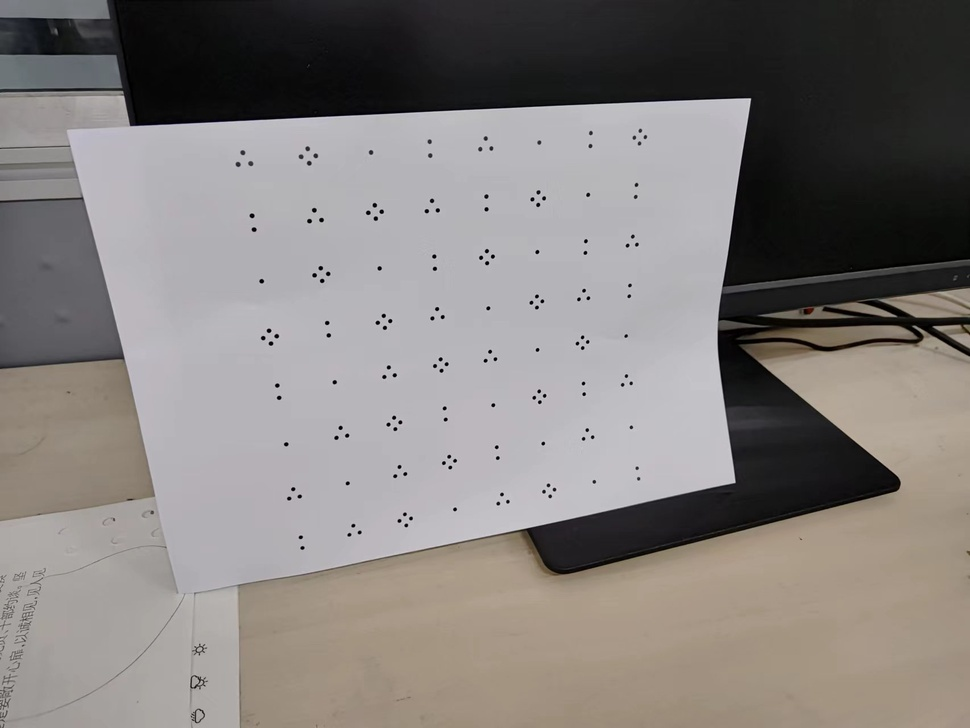
//> input picture realimage/real2.jpg, 970 x 728 px, shrunk from 1706 x 1280 before the run
$ ./pointid   (built with g++ and OpenCV 4)
//> lines starting //> are read from the running program, lines starting //| are printed output that depends on the picture; after the words box and inside, x2 and y2 are one past the last pixel; in counts of white or black regions, pixels touching at a corner belong together
#include <opencv2/opencv.hpp>
#include <opencv2/imgproc.hpp>
#include <iostream>
#include <cmath>
#include <unordered_set>
#include <string>
#include <queue>

#include "negMatrix.hpp"

using namespace std;
using namespace cv;

#define RIGHT 0
#define UP 1
#define LEFT 2
#define DOWN 3

typedef int EdgeID;
typedef Vec4f Edge;
typedef pair<int,float> SN;

Mat redraw;
Subdiv2D sub_div;

//表示对应的位置
enum E_locate{
    e_AB,
    e_AD,
    e_CB,
    e_CD,
    e_AC,
    e_DB
} LOCATE[6];

//记录当前相机的一些处理参数
struct src_param{
    string url;
    float row;
    float col;
    float resolution;
    float Amax;
    float Amin;
    float div;
    int n_kp;
    float d_cl;
    int n_cl;
    float LSE;
    float thet_par;
    float thet_ver;
    int max_edge_id;
    int cluster_side;
} SP,SP_0;


//自定义SN排序算法规则
bool comp(const SN sn_1,const SN sn_2);

//获取两点之间距离的函数
float getDis_p2p(Point A,Point B);

//输出线段的值
void paint_line(Edge l);

//计算模向量乘法
float mod_multi(Edge n1,Edge n2);

//根据方位获取附近的边ID
EdgeID getNextEdgeID(EdgeID e,E_locate nx);

//根据方位获取附近的边
Edge getNextEdge(EdgeID e,E_locate nx);

//计算L_sq_se
float L_sq_se_calculator(EdgeID e);

//计算Mn
void getMn(NegMatrix<int>* Mn,vector<SN> Sn);

int main()
{
    //预处理图像参数(来自points.jpg)
    SP_0.row = 1374.0;
    SP_0.col = 882.0;
    SP_0.Amax = 80.0;
    SP_0.Amin = 7.0;
    SP_0.div = 111.3;//以此为分割长度,一个里面至多有4个点簇
    SP_0.d_cl = 20;//以此为点簇判定标准,一个点簇至多有四个点
    SP_0.resolution = 1374.0*882.0;
    SP_0.LSE = 0.1;//LSE threshold
    SP_0.thet_par = 0.55;
    SP_0.thet_ver = 0.55;
    SP_0.cluster_side = 9;

    SP.url = "./realimage/real2.jpg";
    // SP.url = "./points.jpg";


    //预处理全局变量
    LOCATE[0] = E_locate::e_CB;
    LOCATE[1] = E_locate::e_CD;
    LOCATE[2] = E_locate::e_AD;
    LOCATE[3] = E_locate::e_AB;
    LOCATE[4] = E_locate::e_AC;
    LOCATE[5] = E_locate::e_DB;


    //图像读取
    Mat src = imread(SP.url,IMREAD_GRAYSCALE);
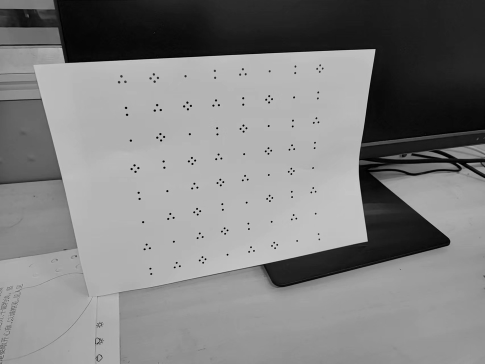
//> src: 728 rows x 970 cols, CV_8UC1 (shown at 1/2 size); min 0, max 219, mean 128.6
    if (src.empty()){
        printf("None Image");
        return -1;
    }


    //按照图片像素得到对应的全局参数的值
    SP.row = src.rows;
    SP.col = src.cols;
    SP.resolution = src.rows*src.cols;
    SP.Amax = sqrt(SP.resolution/SP_0.resolution)*SP_0.Amax;
    SP.Amin = sqrt(SP.resolution/SP_0.resolution)*SP_0.Amin;
    SP.div = sqrt(SP.resolution/SP_0.resolution)*SP_0.div;
    SP.d_cl = sqrt(SP.resolution/SP_0.resolution)*SP_0.d_cl;
    SP.n_kp = 16;
    SP.n_cl = 4;
    SP.LSE = SP_0.LSE;
    SP.thet_par = SP_0.thet_par;
    SP.thet_ver = SP_0.thet_ver;
    SP.cluster_side = SP_0.cluster_side;
    // cout << SP.Amax << " "  << SP.Amin << " " << SP.div << endl;


    //图片降噪
    Mat denoising;
    fastNlMeansDenoising(src,denoising,10,7,21);


    //图像二值化
    Mat bin;
    adaptiveThreshold(denoising,bin,255,THRESH_BINARY_INV,ADAPTIVE_THRESH_GAUSSIAN_C,15,30);
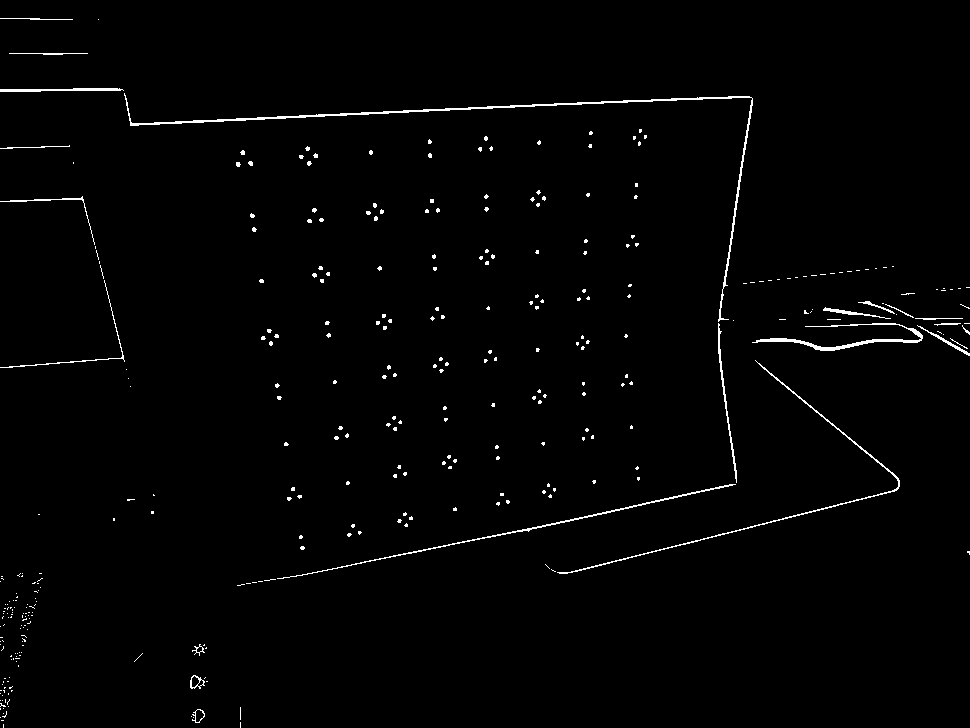
//> bin: 728 rows x 970 cols, CV_8UC1; 1.3% white in thin lines or dots


    //连通域、圆心、面积计算
    Mat connect,stats,centroids;
    int nccpmps = connectedComponentsWithStats(
        bin,
        connect,//连通域编号
        stats,//第四维度为面积
        centroids//圆心
    );
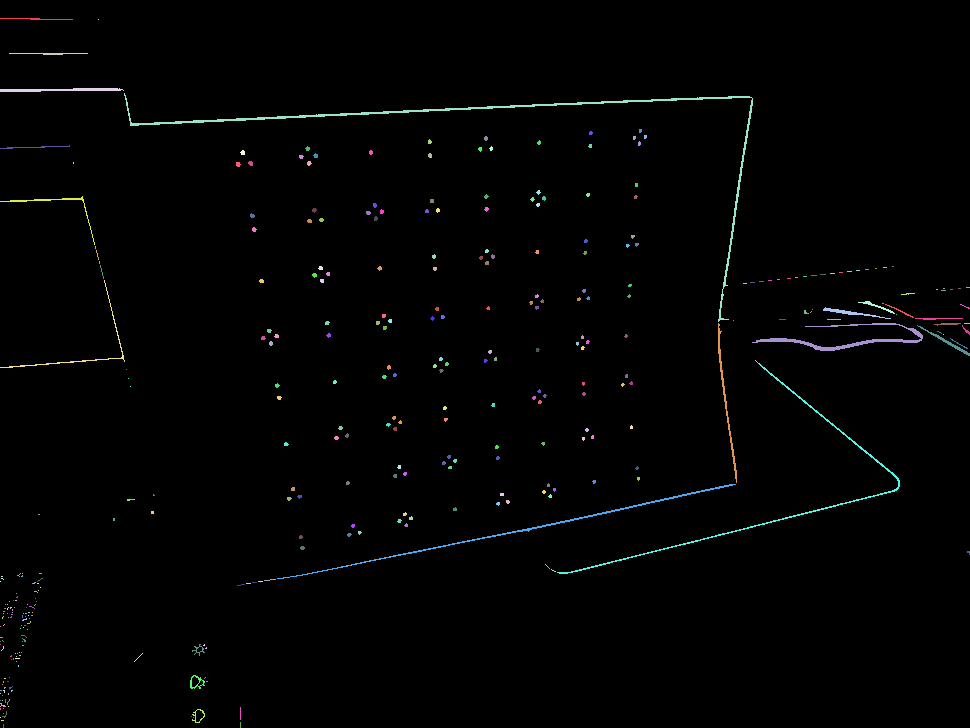
//> connect: 728 rows x 970 cols, CV_32SC1; 354 distinct labels, from 0 to 353; one colour per label, 0 black
//> stats = 354 rows, first 6: [0, 0, 970, 728, 696894], [0, 18, 73, 2, 83], [98, 19, 1, 1, 1], [9, 53, 79, 2, 99], [0, 88, 124, 4, 332], [124, 93, 629, 229, 1953]; centroids = 354 pairs, first value 0 to 968.2, second value 18.52 to 725.5; nccpmps = 354


    //拿到所有的点集合
    vector<Point> connect_points;
    for(int i=1;i<nccpmps;i++){
        if(stats.at<int>(i,CC_STAT_AREA)>SP.Amin&&stats.at<int>(i,CC_STAT_AREA)<SP.Amax){
            connect_points.push_back(Point(centroids.at<Vec2d>(i,0)));
        }
    }
//> after the loop, connect_points = 194 Points (x, y), first 12: [640, 130], [590, 133], [645, 136], [486, 138], [634, 137], [429, 141], [539, 142], [639, 143], [590, 146], [307, 148], [480, 149], [491, 148]


    // [9 lines of commented-out code are left out]
    redraw=Mat(SP.row,SP.col,CV_8UC3,Scalar(255,255,255));
    int row_num = SP.row/SP.div;
    int col_num = SP.col/SP.div;
    for(int i=0;i<=row_num;i++){
        line(redraw,Point(0,i*SP.div),Point(SP.col,i*SP.div),Scalar(0,0,0));
    }
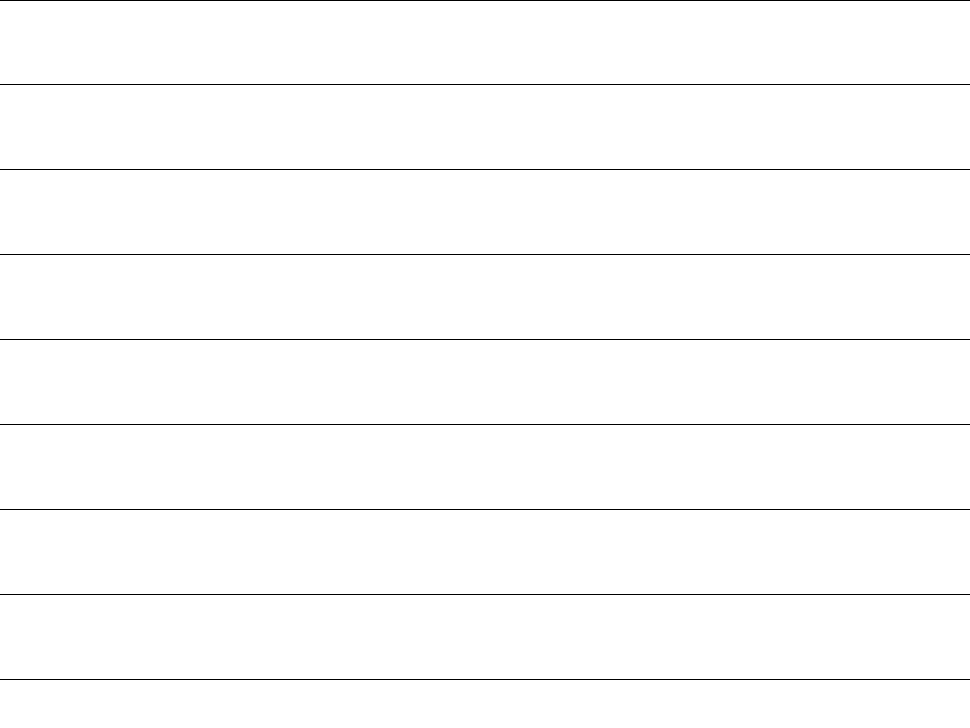
//> redraw: 728 rows x 970 cols, CV_8UC3; 98.8% white; black in thin lines or dots
    for(int i=0;i<=col_num;i++){
        line(redraw,Point(i*SP.div,0),Point(i*SP.div,SP.row),Scalar(0,0,0));
    }
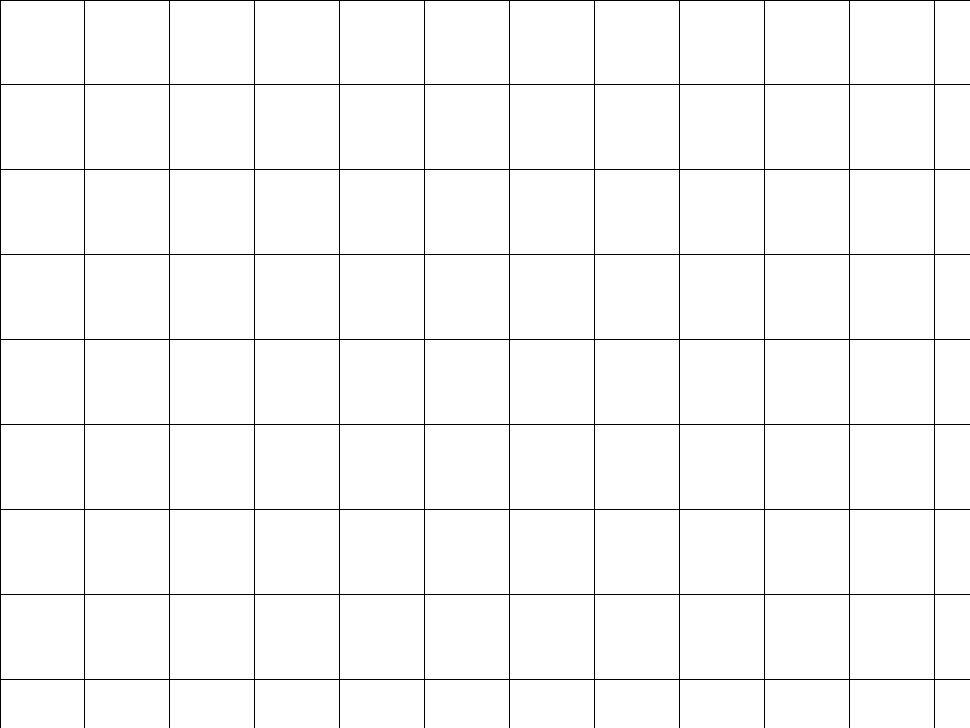
//> redraw: 728 rows x 970 cols, CV_8UC3; 97.5% white; black in thin lines or dots


    //点簇分割,这个原来的论文里面没有讲,但是我觉得可以加上,效果会更好,可以省去大量的计算
    vector<int> cluster_counter;
    vector<Point> cluster_center;
    vector<int> point2cluster;
    for(int i=0;i<connect_points.size();i++){
        bool new_cluster=true;
        for(int j=0;j<i;j++){
            if(getDis_p2p(connect_points[i],connect_points[j])<SP.d_cl){
                point2cluster.push_back(point2cluster[j]);
                cluster_counter[point2cluster[j]]++;
                cluster_center[point2cluster[j]].x+=connect_points[i].x;
                cluster_center[point2cluster[j]].y+=connect_points[i].y;
                new_cluster = false;
                break;
            }
        }
        if(new_cluster){
            cluster_counter.push_back(1);
            cluster_center.push_back(Point(connect_points[i]));
            point2cluster.push_back(cluster_counter.size()-1);
        }
    }
//> this loop made 194 passes
//> after the loop, point2cluster = 194 values, max 88 at index 191, min 0 at index 0, mean 41.84; cluster_counter = 89 values, max 4 at index 0, min 1 at index 4, mean 2.18; cluster_center = 89 Points (x, y), first 12: [2558, 546], [1180, 279], [1457, 435], [859, 296], [539, 142], [1232, 622], [730, 479], [370, 152], [1271, 381], [2152, 793], [588, 194], [972, 405]
    for(int i=0;i<cluster_center.size();i++){
        cluster_center[i].x/=cluster_counter[i];
        cluster_center[i].y/=cluster_counter[i];
    }
//> this loop made 89 passes
//> after the loop, cluster_center = 89 Points (x, y), first 12: [639, 136], [590, 139], [485, 145], [429, 148], [539, 142], [308, 155], [243, 159], [370, 152], [635, 190], [538, 198], [588, 194], [486, 202]
    assert(point2cluster.size()==connect_points.size());


    //这里已经拿到了所有的cluster，现在尝试对cluster进行分割
    //开始遍历点和网格分割(这没想好,但是感觉复杂度挺高的,O(n^2*m),n表示点的个数,m表示方格的个数),删除方格内超过16个的点的方格
    vector<int>** grid_queue = new vector<int>*[row_num+1];
    for(int i=0;i<=row_num;i++){
        grid_queue[i] = new vector<int>[col_num+1];
    }
    for(int point=0;point<connect_points.size();point++){
        Point p(connect_points[point]);
        for(float i=0;i<=row_num;i++){
            if(p.x>=i*SP.div&&p.x<=(i+1)*SP.div){
                for(float j=0;j<=col_num;j++){
                    if(p.y>=j*SP.div&&p.y<=(j+1)*SP.div){
                        grid_queue[int(i)][int(j)].push_back(point);
                    }
                }
            }
        }
    }
//> this loop made 194 passes


    vector<Point> grid_points;
    vector<int> point_id;
    vector<Point> temp_clusters;
    for(float i=0;i<=row_num;i++){
        for(float j=0;j<=col_num;j++){
            vector<int> grid_q = grid_queue[int(i)][int(j)];
            set<int> cl_set;
            for(int point=0;point<grid_q.size();point++){
                cl_set.insert(point2cluster[grid_q[point]]);
            }
            if(grid_q.size()<=cl_set.size()*4){
                for(int q:grid_q){
                    grid_points.push_back(connect_points[q]);
                    point_id.push_back(q);
                }
            }
        }
    }
//> after the loop, grid_points = 180 Points (x, y), first 12: [40, 579], [32, 607], [24, 619], [24, 636], [24, 640], [10, 687], [8, 702], [2, 705], [5, 715], [97, 254], [102, 272], [130, 499]; point_id = 180 values, max 193 at index 24, min 0 at index 162, mean 97.38
    for(int i=0;i<point_id.size();i++){
        Point center = cluster_center[point2cluster[point_id[i]]];
        temp_clusters.push_back(center);
    }
//> this loop made 180 passes
//> center on passes 1 to 3: Point(40, 579), Point(28, 613), Point(28, 613)
//> after the loop, temp_clusters = 180 Points (x, y), first 12: [40, 579], [28, 613], [28, 613], [24, 638], [24, 638], [6, 702], [6, 702], [6, 702], [6, 702], [97, 254], [102, 272], [130, 499]

    vector<Point> clusters;
    for(int i=0;i<temp_clusters.size();i++){
        bool new_point=true;
        for(int j=0;j<i;j++){
            if(temp_clusters[i]==temp_clusters[j]){
                new_point= false;
                break;
            }
        }
        if(new_point){
            clusters.push_back(temp_clusters[i]);
        }
    }
//> this loop made 180 passes
//> after the loop, clusters = 79 Points (x, y), first 12: [40, 579], [28, 613], [24, 638], [6, 702], [97, 254], [102, 272], [130, 499], [152, 512], [114, 519], [138, 657], [243, 159], [253, 222]


    // [10 lines of commented-out code are left out]
    Rect rect(0, 0, SP.row, SP.col);
    sub_div.initDelaunay(rect);
    map<int,int> point2index;

    //插入点簇
    for(int i=0;i<clusters.size();i++){
        int pointid = sub_div.insert(clusters[i]);
    }
//> this loop made 79 passes

    //拿到所有的边的集合（这里只是视觉呈现，并不必要
    vector<Vec4f> edgeList;
    sub_div.Subdiv2D::getEdgeList(edgeList);
//> edgeList = 237 items, first 8: [114, 519, 138, 657], [40, 579, 138, 657], [97, 254, 28, 613], [40, 579, 28, 613], [138, 657, 28, 613], [97, 254, 6, 702], [28, 613, 24, 638], [198, 715, 198, 649]
    vector<int> leadingEdgeList;
    sub_div.Subdiv2D::getLeadingEdgeList(leadingEdgeList);
//> leadingEdgeList = 160 values from 4 to 928
    for(int i=0;i<edgeList.size();i++){
        Point p1(edgeList[i][0],edgeList[i][1]),p2(edgeList[i][2],edgeList[i][3]);
        // line(redraw,p1,p2,Scalar(255,0,0),1,LINE_8,0);
    }
//> this loop made 237 passes
    //到此位置可以注释
    SP.max_edge_id = 0;

    //绘制所有的主边
    for(int i=0;i<leadingEdgeList.size();i++){
        EdgeID id = leadingEdgeList[i];
        if(id>SP.max_edge_id)SP.max_edge_id = id;
        Point2f p1,p2;
        int ans1 = sub_div.Subdiv2D::edgeDst(id,&p1);
        int ans2 = sub_div.Subdiv2D::edgeOrg(id,&p2);
        if(ans1>0&&ans2>0){
            // line(redraw,p1,p2,Scalar(0,255,0));
        }
    }
//> this loop made 160 passes
//> (id, p1, ans1, p2, ans2) on passes 1 to 3: (4, Point(0, 5820), 2, Point(5820, 0), 1), (6, Point(5820, 0), 1, Point(0, 5820), 2), (8, Point(-5820, -5820), 3, Point(0, 5820), 2)

    //尝试计算所有的主边的Lsq_se
    vector<SN> Sn;
    for(int i=0;i<leadingEdgeList.size();i++){
        int id = leadingEdgeList[i];
        float Lsq_se = L_sq_se_calculator(id);
        if(Lsq_se>SP.LSE){
            Sn.push_back(SN(id,Lsq_se));
        }
    }


    //根据LSE的值进行排序
    sort(Sn.begin(),Sn.end(),comp);

    int id = Sn[0].first;
    Point2f p1,p2;
    int ans1 = sub_div.Subdiv2D::edgeDst(id,&p1);
    int ans2 = sub_div.Subdiv2D::edgeOrg(id,&p2);
    line(redraw,p1,p2,Scalar(255,255,0));
//> redraw: 728 rows x 970 cols, CV_8UC3; 65 pixels changed, all inside (x1, y1, x2, y2) = (261, 217, 315, 282)

    // int*** Mn = new int**[Sn.size()];
//> (the run ends here: the program needs code that is not available in this run, at `NegMatrix<int>* Mn = new NegMatrix<int>[Sn.size()];`)
